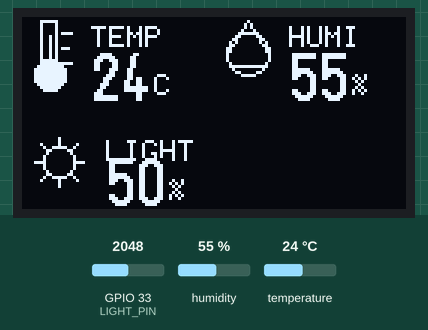
Simulated run of this sketch. Board: ESP32. Shown: 128×64 one-colour display. Wiring (inferred from the names in the program): DHT11 sensor: data GPIO 14. Inputs (shaded band) come from the test bench; at power-on: humidity 55 %, GPIO 33 (LIGHT_PIN) = 2048, temperature 24 °C (analog values on the 0–4095 scale). WiFi joins after 1.5 s; servers stay silent unless stated; what the sketch prints to the serial monitor is not drawn.

Above: at 4.0 s.
4.1 s: humidity set to 22 %
At 5.5 s:
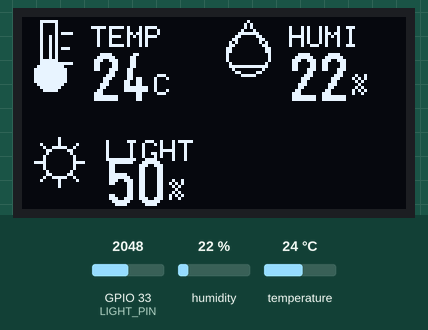
6.5 s: GPIO 33 (LIGHT_PIN) set to 2866
At 8.3 s:
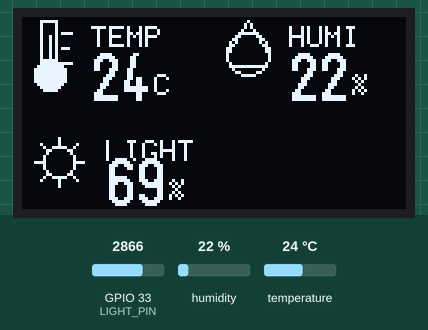
8.6 s: temperature set to 12 °C
At 9.9 s:
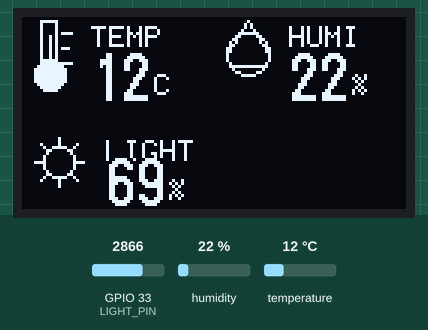
10.7 s: GPIO 33 (LIGHT_PIN) set to 3603
At 12.5 s:
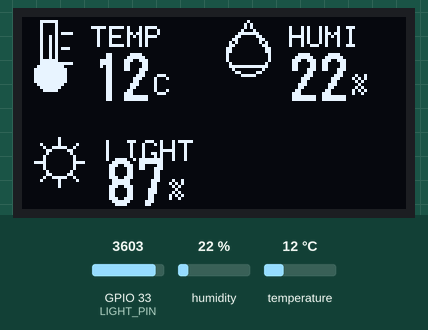
12.8 s: humidity set to 40 %
At 14.2 s:
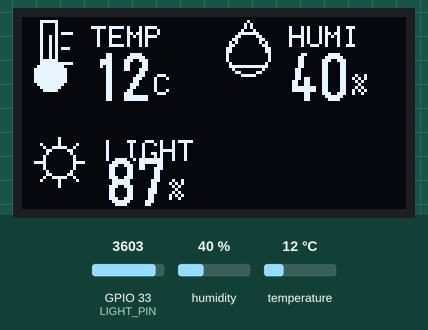
14.9 s: GPIO 33 (LIGHT_PIN) set to 4095
At 15.8 s:
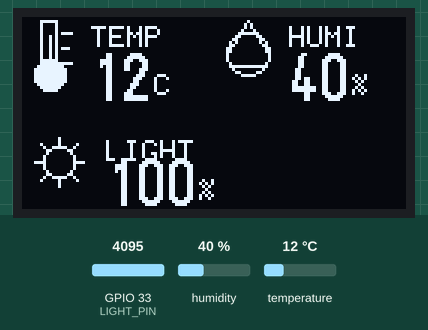
Timing chart, 0 to 17.9 s (numbered marks = the images above; inputs shaded):
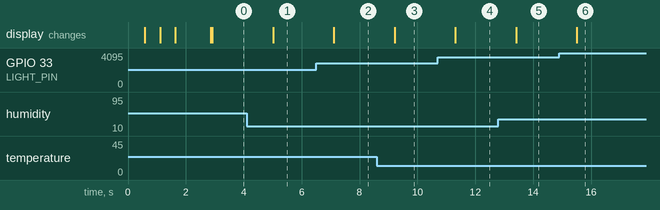

The sketch:

23_dht_light_oled_thingspeak.ino
```cpp
#include <Wire.h>
#include <WiFi.h>
#include <HTTPClient.h>
#include <U8g2lib.h>

const int DHT_PIN = 14;
const int LIGHT_PIN = 33;
U8G2_SSD1306_128X64_NONAME_F_HW_I2C oled(U8G2_R0, U8X8_PIN_NONE);

 const char* WIFI_SSID = "YOUR_WIFI_SSID";
 const char* WIFI_PASSWORD = "YOUR_WIFI_PASSWORD";
 const char* THINGSPEAK_KEY = "YOUR_THINGSPEAK_WRITE_KEY";
const unsigned long THINGSPEAK_INTERVAL = 15000;
unsigned long lastThingSpeakUpload = 0;

bool waitForLevel(uint8_t level, unsigned long timeoutMicros) {
  unsigned long start = micros();
  while (digitalRead(DHT_PIN) != level) {
    if (micros() - start > timeoutMicros) return false;
  }
  return true;
}

bool readDHT11(int& temperature, int& humidity) {
  uint8_t data[5] = {0, 0, 0, 0, 0};
  pinMode(DHT_PIN, OUTPUT);
  digitalWrite(DHT_PIN, LOW);
  delay(20);
  digitalWrite(DHT_PIN, HIGH);
  delayMicroseconds(30);
  pinMode(DHT_PIN, INPUT_PULLUP);

  if (!waitForLevel(LOW, 100)) return false;
  if (!waitForLevel(HIGH, 100)) return false;
  if (!waitForLevel(LOW, 100)) return false;

  for (uint8_t bitIndex = 0; bitIndex < 40; bitIndex++) {
    if (!waitForLevel(HIGH, 100)) return false;
    unsigned long pulseStart = micros();
    if (!waitForLevel(LOW, 100)) return false;
    data[bitIndex / 8] <<= 1;
    if (micros() - pulseStart > 40) data[bitIndex / 8] |= 1;
  }

  if ((uint8_t)(data[0] + data[1] + data[2] + data[3]) != data[4]) return false;
  humidity = data[0];
  temperature = data[2];
  return true;
}

void drawThermometer(int x, int y) {
  oled.drawFrame(x + 5, y, 6, 15);
  oled.drawDisc(x + 8, y + 18, 5);
  oled.drawLine(x + 8, y + 5, x + 8, y + 18);
  oled.drawLine(x + 12, y + 4, x + 15, y + 4);
  oled.drawLine(x + 12, y + 9, x + 14, y + 9);
  oled.drawLine(x + 12, y + 14, x + 15, y + 14);
}

void drawDroplet(int x, int y) {
  oled.drawLine(x + 8, y, x + 1, y + 11);
  oled.drawLine(x + 8, y, x + 15, y + 11);
  oled.drawCircle(x + 8, y + 11, 7);
  oled.drawLine(x + 1, y + 11, x + 2, y + 15);
  oled.drawLine(x + 15, y + 11, x + 14, y + 15);
  oled.drawLine(x + 2, y + 15, x + 14, y + 15);
}

void drawSun(int x, int y) {
  oled.drawCircle(x + 8, y + 8, 5);
  oled.drawLine(x + 8, y, x + 8, y + 3);
  oled.drawLine(x + 8, y + 13, x + 8, y + 16);
  oled.drawLine(x, y + 8, x + 3, y + 8);
  oled.drawLine(x + 13, y + 8, x + 16, y + 8);
  oled.drawLine(x + 2, y + 2, x + 4, y + 4);
  oled.drawLine(x + 12, y + 12, x + 14, y + 14);
  oled.drawLine(x + 12, y + 4, x + 14, y + 2);
  oled.drawLine(x + 2, y + 14, x + 4, y + 12);
}

void drawRow(int y, const char* label, int value, const char* unit, void (*icon)(int, int)) {
  icon(3, y + 1);
  oled.setFont(u8g2_font_6x10_tf);
  oled.drawStr(25, y + 9, label);

  char valueText[8];
  snprintf(valueText, sizeof(valueText), "%d", value);
  oled.setFont(u8g2_font_logisoso18_tn);
  int valueWidth = oled.getStrWidth(valueText);
  oled.drawStr(75 - valueWidth, y + 21, valueText);

  oled.setFont(u8g2_font_6x10_tf);
  oled.drawStr(80, y + 17, unit);
}

void showWiFiStatus(const char* title, const char* detail) {
  oled.clearBuffer();
  oled.setFont(u8g2_font_6x10_tf);
  oled.drawStr(0, 14, title);
  oled.drawStr(0, 30, detail);
  oled.sendBuffer();
}

void connectWiFi() {
  WiFi.mode(WIFI_STA);
  WiFi.begin(WIFI_SSID, WIFI_PASSWORD);
  Serial.print("Connecting to WiFi: ");
  Serial.println(WIFI_SSID);

  uint8_t dotCount = 0;
  while (WiFi.status() != WL_CONNECTED) {
    char dots[16];
    uint8_t count = dotCount % 10;
    for (uint8_t index = 0; index < count; index++) dots[index] = '.';
    dots[count] = '\0';
    showWiFiStatus("WiFi connecting...", dots);
    Serial.print('.');
    delay(500);
    dotCount++;
  }

  String ipAddress = WiFi.localIP().toString();
  Serial.println();
  Serial.print("WiFi connected, IP: ");
  Serial.println(ipAddress);
  showWiFiStatus("WiFi connected", ipAddress.c_str());
  delay(1200);
}

void uploadThingSpeak(int temperature, int humidity, int lightPercent) {
  if (WiFi.status() != WL_CONNECTED) return;

  WiFiClient client;
  HTTPClient http;
  String url = String("http://api.thingspeak.com/update?api_key=") + THINGSPEAK_KEY
             + "&field1=" + temperature
             + "&field2=" + humidity
             + "&field3=" + lightPercent;

  Serial.println("Uploading to ThingSpeak...");
  if (http.begin(client, url)) {
    int responseCode = http.GET();
    Serial.print("ThingSpeak response: ");
    Serial.println(responseCode);
    if (responseCode > 0) {
      Serial.print("ThingSpeak entry: ");
      Serial.println(http.getString());
    }
    http.end();
  } else {
    Serial.println("ThingSpeak connection failed");
  }
}
void drawTopItem(int x, int y, const char* label, int value, const char* unit, void (*icon)(int, int)) {
  icon(x, y);
  oled.setFont(u8g2_font_6x10_tf);
  oled.drawStr(x + 22, y + 9, label);

  char valueText[8];
  snprintf(valueText, sizeof(valueText), "%d", value);
  oled.setFont(u8g2_font_logisoso16_tn);
  oled.drawStr(x + 22, y + 27, valueText);
  int valueWidth = oled.getStrWidth(valueText);

  oled.setFont(u8g2_font_6x10_tf);
  oled.drawStr(x + 24 + valueWidth, y + 25, unit);
}

void drawScreen(int temperature, int humidity, int lightPercent, bool dhtValid) {
  oled.clearBuffer();
  int shownTemperature = dhtValid ? temperature : 0;
  int shownHumidity = dhtValid ? humidity : 0;

  drawTopItem(1, 1, "TEMP", shownTemperature, "C", drawThermometer);
  drawTopItem(67, 1, "HUMI", shownHumidity, "%", drawDroplet);

  drawSun(4, 40);
  oled.setFont(u8g2_font_6x10_tf);
  oled.drawStr(28, 48, "LIGHT");
  char lightText[8];
  snprintf(lightText, sizeof(lightText), "%d", lightPercent);
  oled.setFont(u8g2_font_logisoso16_tn);
  oled.drawStr(28, 63, lightText);
  int lightWidth = oled.getStrWidth(lightText);
  oled.setFont(u8g2_font_6x10_tf);
  oled.drawStr(30 + lightWidth, 61, "%");

  oled.sendBuffer();
}

void setup() {
  Serial.begin(115200);
  analogReadResolution(12);
  analogSetPinAttenuation(LIGHT_PIN, ADC_11db);
  Wire.begin(21, 22);
  oled.begin();
  connectWiFi();
  drawScreen(0, 0, 0, false);
  lastThingSpeakUpload = millis();
}

void loop() {
  int temperature = 0;
  int humidity = 0;
  int lightRaw = analogRead(LIGHT_PIN);
  int lightPercent = map(lightRaw, 0, 4095, 0, 100);
  lightPercent = constrain(lightPercent, 0, 100);
  bool dhtValid = readDHT11(temperature, humidity);

  if (WiFi.status() != WL_CONNECTED) {
    connectWiFi();
  }

  if (dhtValid) {
    Serial.printf("Temperature: %d C, Humidity: %d %%, Light: %d %% (ADC %d)\n", temperature, humidity, lightPercent, lightRaw);
  } else {
    Serial.printf("DHT11 read failed, Light: %d %% (ADC %d)\n", lightPercent, lightRaw);
  }

  drawScreen(temperature, humidity, lightPercent, dhtValid);

  if (millis() - lastThingSpeakUpload >= THINGSPEAK_INTERVAL) {
    uploadThingSpeak(temperature, humidity, lightPercent);
    lastThingSpeakUpload = millis();
  }

  delay(1000);
}
```

Measured:
- after the input at 4.1 s, the display: changes after 0.91 s (image 1)
- after the input at 6.5 s, the display: changes after 0.61 s (image 2)
- after the input at 8.6 s, the display: changes after 0.61 s (image 3)
- after the input at 10.7 s, the display: changes after 0.61 s (image 4)
- after the input at 12.8 s, the display: changes after 0.61 s (image 5)
- after the input at 14.9 s, the display: changes after 0.61 s (image 6)
